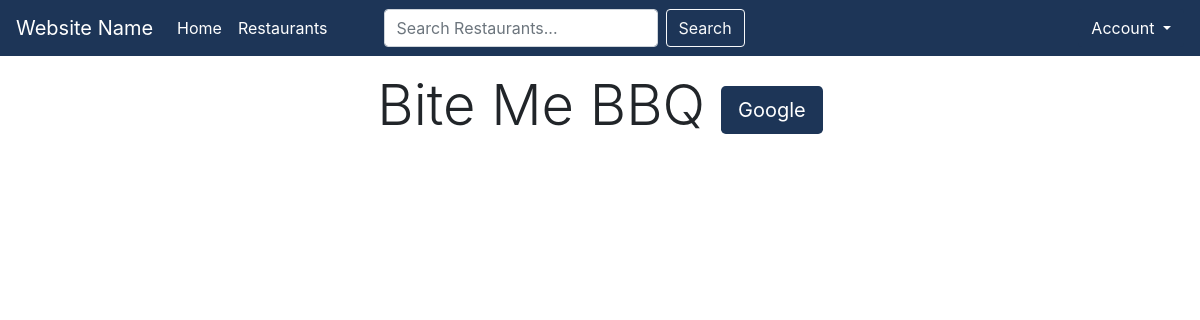
The app's page /restaurant/58/, older data.
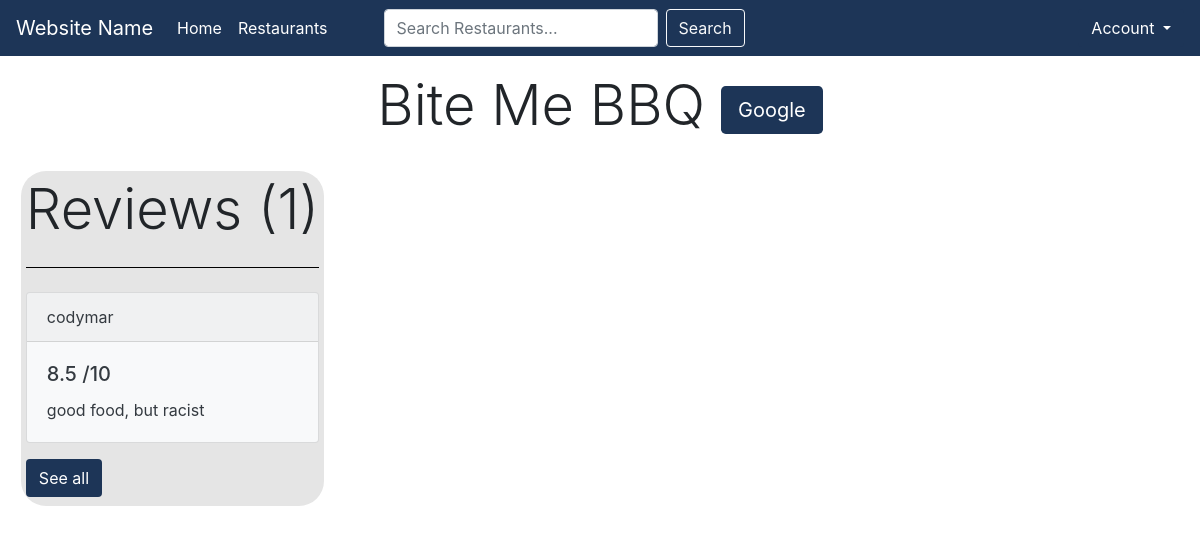
The same page, newer data.
### restaurants/models.py (models this page shows, shortened)
class Rating(models.Model):
    user = models.ForeignKey(
        User, on_delete=models.CASCADE, null=False)
    restaurant = models.ForeignKey(
        Restaurant, on_delete=models.CASCADE, null=False)
    rating = models.DecimalField(decimal_places=1, max_digits=3)
    review = models.TextField(null=True, blank=True)
    updated = models.DateTimeField(auto_now=True)
    created = models.DateTimeField(auto_now_add=True)
    class Meta:
        ordering = ['-updated', '-created']

### restaurants/views.py (the view)
# urls.py: path("restaurant/<str:pk>/", views.restaurant, name="restaurant"),
def restaurant(request, pk):
    restaurant = Restaurant.objects.get(id=pk)
    try:
        reviews = Rating.objects.filter(restaurant__id=pk)
        rating_count = Rating.objects.filter(restaurant__id=pk).count()
        rating_avg = Rating.objects.filter(restaurant__id=pk).aggregate(Avg('rating'))['rating__avg']
        context = {'restaurant': restaurant, 'ratingCount': rating_count, 'ratingAvg': rating_avg, 'reviews':reviews}
    except:
        context = {'restaurant': restaurant}
        redirect('restaurant/' + pk)
    return render(request, "restaurants/restaurant.html", context)

### restaurants/templates/restaurants/restaurant.html (shortened to what this page needs)
{% extends 'restaurants/base.html' %}
{% block content %}
<div>
    <h1 class="display-4 text-center">{{restaurant.name}}<a class="btn darkBlue btn-lg ml-3" href="https://www.google.com/search?q={{restaurant.name}}" target="_blank">Google</a>
    </h1>
    <br>
</div>
{% if reviews %}
<div class="center">
  <h1 class="display-4">Reviews {% if ratingCount %} ({{ratingCount}}){% endif %}</h1>
<hr class="my-4" size="10" color="#000000" noshade>
{% for review in reviews|slice:":3" %}
<div class="card text-dark bg-light mb-3" style="max-width: 20rem;">
  <div class="card-header">{{review.user}}</div>
    <div class="card-body">
      <h5 class="card-title">{{review.rating}} /10</h5>
      <p class="card-text">{{review.review}}</p>
    </div>
</div>
{% endfor %}
<a class="btn darkBlue mb-1" href="{% url 'all-reviews' restaurant.id %}">See all</a>
</div>
{% endif %}
{% endblock %}

Row changes from the older to the newer data that the page shows:
added Rating: user "codymar", rating "8.5", review "good food, but racist"
Text that changed along with them:
{{ ratingCount }}: (not shown) → "1"
text now shown: "Reviews ( ) See all"
